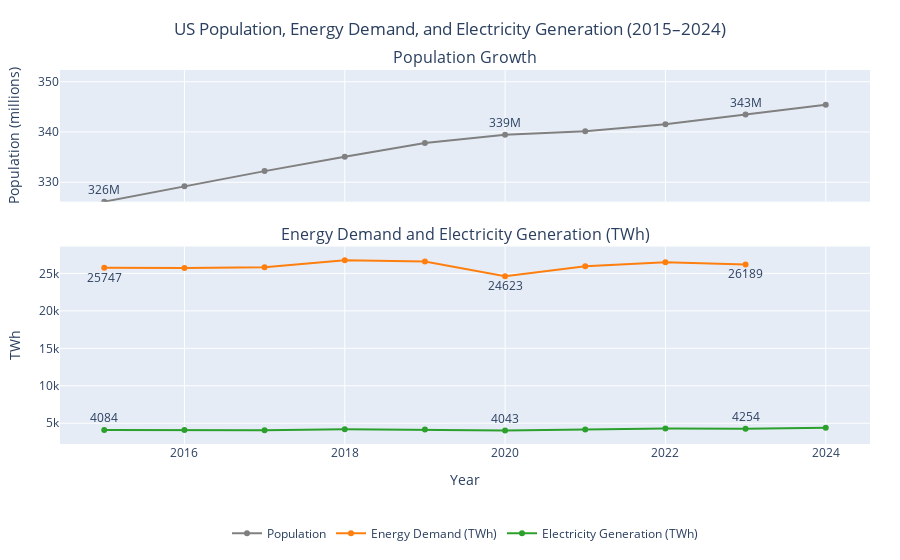

The code cell stored with this chart in its notebook:
### Code cell
import pandas as pd
import plotly.graph_objects as go
from plotly.subplots import make_subplots

# Load data
df = pd.read_csv('owid-energy-data.csv')

# Filter for US and relevant years
us = df[(df['country'] == 'United States') & (df['year'].between(2015, 2024))].copy()

# Define label mask (only label 2015, 2020, 2024)
key_years = [2015, 2020, 2023]
us['label_mask'] = us['year'].isin(key_years)

# Create subplot figure (2 rows)
fig = make_subplots(
    rows=2, cols=1,
    shared_xaxes=True,
    row_heights=[0.4, 0.6],
    vertical_spacing=0.12,
    subplot_titles=(
        'Population Growth',
        'Energy Demand and Electricity Generation (TWh)'
    )
)

# --- Subplot 1: Population (millions) ---
fig.add_trace(go.Scatter(
    x=us['year'],
    y=us['population'] / 1e6,
    name='Population',
    mode='lines+markers+text',
    text=[f"{p/1e6:.0f}M" if k else "" for p, k in zip(us['population'], us['label_mask'])],
    textposition='top center',
    line=dict(color='gray')
), row=1, col=1)

# --- Subplot 2: Energy Demand ---
fig.add_trace(go.Scatter(
    x=us['year'],
    y=us['primary_energy_consumption'],
    name='Energy Demand (TWh)',
    mode='lines+markers+text',
    text=[f"{e:.0f}" if k else "" for e, k in zip(us['primary_energy_consumption'], us['label_mask'])],
    textposition='bottom center',
    line=dict(color='#ff7f0e')  # deep orange
), row=2, col=1)

# --- Subplot 2: Electricity Generation ---
fig.add_trace(go.Scatter(
    x=us['year'],
    y=us['electricity_generation'],
    name='Electricity Generation (TWh)',
    mode='lines+markers+text',
    text=[f"{g:.0f}" if k else "" for g, k in zip(us['electricity_generation'], us['label_mask'])],
    textposition='top center',
    line=dict(color='#2ca02c')  # strong green
), row=2, col=1)

# --- Layout ---
fig.update_layout(
    title='US Population, Energy Demand, and Electricity Generation (2015–2024)',
    title_x=0.5,
    height=600,
    legend=dict(orientation='h', x=0.5, xanchor='center', y=-0.2),
    margin=dict(t=70, b=80, l=60, r=30),
)

fig.update_yaxes(
    title_text="Population (millions)",
    row=1, col=1,
    rangemode='tozero',
    range=[us['population'].min() / 1e6, us['population'].max() / 1e6 * 1.02]  # Add 5% padding
)

fig.update_xaxes(title_text="Year", row=2, col=1)
fig.update_yaxes(title_text="TWh", row=2, col=1)

fig.show()

### Figure 1 — Plotly figure (JSON) as saved in the notebook; plotly's stock layout.template omitted (floating-point values rounded to 4 significant figures)
{"data": [{"line": {"color": "gray"}, "mode": "lines+markers+text", "name": "Population", "text": ["326M", "", "", "", "", "339M", "", "", "343M", ""], "textposition": "top center", "type": "scatter", "x": [2015, 2016, 2017, 2018, 2019, 2020, 2021, 2022, 2023, 2024], "xaxis": "x", "y": [326.1, 329.2, 332.2, 335.1, 337.8, 339.4, 340.2, 341.5, 343.5, 345.4], "yaxis": "y"}, {"line": {"color": "#ff7f0e"}, "mode": "lines+markers+text", "name": "Energy Demand (TWh)", "text": ["25747", "", "", "", "", "24623", "", "", "26189", ""], "textposition": "bottom center", "type": "scatter", "x": [2015, 2016, 2017, 2018, 2019, 2020, 2021, 2022, 2023, 2024], "xaxis": "x2", "y": [25750.0, 25730.0, 25820.0, 26770.0, 26580.0, 24620.0, 25960.0, 26500.0, 26190.0, NaN], "yaxis": "y2"}, {"line": {"color": "#2ca02c"}, "mode": "lines+markers+text", "name": "Electricity Generation (TWh)", "text": ["4084", "", "", "", "", "4043", "", "", "4254", ""], "textposition": "top center", "type": "scatter", "x": [2015, 2016, 2017, 2018, 2019, 2020, 2021, 2022, 2023, 2024], "xaxis": "x2", "y": [4084.0, 4088.0, 4052.0, 4202.0, 4158.0, 4043.0, 4154.0, 4287.0, 4254.0, 4387.0], "yaxis": "y2"}], "layout": {"annotations": [{"font": {"size": 16}, "showarrow": false, "text": "Population Growth", "x": 0.5, "xanchor": "center", "xref": "paper", "y": 1, "yanchor": "bottom", "yref": "paper"}, {"font": {"size": 16}, "showarrow": false, "text": "Energy Demand and Electricity Generation (TWh)", "x": 0.5, "xanchor": "center", "xref": "paper", "y": 0.528, "yanchor": "bottom", "yref": "paper"}], "autosize": true, "legend": {"orientation": "h", "x": 0.5, "xanchor": "center", "y": -0.2}, "margin": {"b": 80, "l": 60, "r": 30, "t": 70}, "title": {"text": "US Population, Energy Demand, and Electricity Generation (2015–2024)", "x": 0.5}, "xaxis": {"anchor": "y", "autorange": true, "domain": [0, 1], "matches": "x2", "range": [2014.0, 2025.0], "showticklabels": false, "type": "linear"}, "xaxis2": {"anchor": "y2", "autorange": true, "domain": [0, 1], "range": [2014.0, 2025.0], "title": {"text": "Year"}, "type": "linear"}, "yaxis": {"anchor": "x", "domain": [0.648, 1], "range": [326.1, 352.3], "rangemode": "tozero", "title": {"text": "Population (millions)"}, "type": "linear"}, "yaxis2": {"anchor": "x2", "autorange": true, "domain": [0, 0.528], "range": [1739.0, 29070.0], "title": {"text": "TWh"}, "type": "linear"}}}
